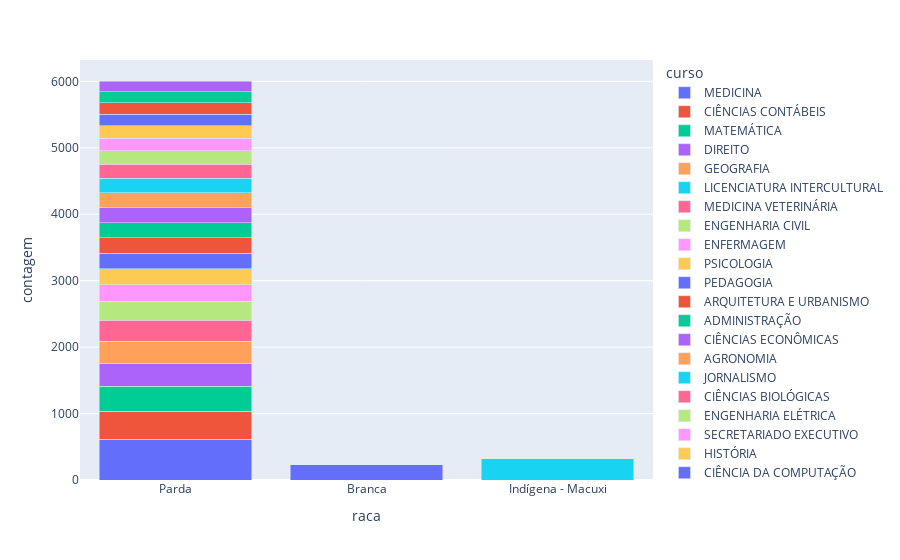

Notebook cell for this chart:
### Code cell
import plotly.express as px 
top = agrupar_raca.sort_values(by='contagem', ascending=False).head(25)
grafico = px.bar(top, x='raca',y='contagem',color='curso',barmode='stack')
grafico.show()

### Figure 1 — Plotly figure (JSON) as saved in the notebook; plotly's stock layout.template omitted (floating-point values rounded to 4 significant figures)
{"data": [{"alignmentgroup": "True", "hovertemplate": "curso=MEDICINA<br>raca=%{x}<br>contagem=%{y}<extra></extra>", "legendgroup": "MEDICINA", "marker": {"color": "#636efa", "pattern": {"shape": ""}}, "name": "MEDICINA", "offsetgroup": "MEDICINA", "orientation": "v", "showlegend": true, "textposition": "auto", "type": "bar", "x": ["Parda", "Branca"], "xaxis": "x", "y": [612, 232], "yaxis": "y"}, {"alignmentgroup": "True", "hovertemplate": "curso=CIÊNCIAS CONTÁBEIS<br>raca=%{x}<br>contagem=%{y}<extra></extra>", "legendgroup": "CIÊNCIAS CONTÁBEIS", "marker": {"color": "#EF553B", "pattern": {"shape": ""}}, "name": "CIÊNCIAS CONTÁBEIS", "offsetgroup": "CIÊNCIAS CONTÁBEIS", "orientation": "v", "showlegend": true, "textposition": "auto", "type": "bar", "x": ["Parda"], "xaxis": "x", "y": [422], "yaxis": "y"}, {"alignmentgroup": "True", "hovertemplate": "curso=MATEMÁTICA<br>raca=%{x}<br>contagem=%{y}<extra></extra>", "legendgroup": "MATEMÁTICA", "marker": {"color": "#00cc96", "pattern": {"shape": ""}}, "name": "MATEMÁTICA", "offsetgroup": "MATEMÁTICA", "orientation": "v", "showlegend": true, "textposition": "auto", "type": "bar", "x": ["Parda"], "xaxis": "x", "y": [378], "yaxis": "y"}, {"alignmentgroup": "True", "hovertemplate": "curso=DIREITO<br>raca=%{x}<br>contagem=%{y}<extra></extra>", "legendgroup": "DIREITO", "marker": {"color": "#ab63fa", "pattern": {"shape": ""}}, "name": "DIREITO", "offsetgroup": "DIREITO", "orientation": "v", "showlegend": true, "textposition": "auto", "type": "bar", "x": ["Parda"], "xaxis": "x", "y": [343], "yaxis": "y"}, {"alignmentgroup": "True", "hovertemplate": "curso=GEOGRAFIA<br>raca=%{x}<br>contagem=%{y}<extra></extra>", "legendgroup": "GEOGRAFIA", "marker": {"color": "#FFA15A", "pattern": {"shape": ""}}, "name": "GEOGRAFIA", "offsetgroup": "GEOGRAFIA", "orientation": "v", "showlegend": true, "textposition": "auto", "type": "bar", "x": ["Parda"], "xaxis": "x", "y": [337], "yaxis": "y"}, {"alignmentgroup": "True", "hovertemplate": "curso=LICENCIATURA INTERCULTURAL<br>raca=%{x}<br>contagem=%{y}<extra></extra>", "legendgroup": "LICENCIATURA INTERCULTURAL", "marker": {"color": "#19d3f3", "pattern": {"shape": ""}}, "name": "LICENCIATURA INTERCULTURAL", "offsetgroup": "LICENCIATURA INTERCULTURAL", "orientation": "v", "showlegend": true, "textposition": "auto", "type": "bar", "x": ["Indígena - Macuxi"], "xaxis": "x", "y": [320], "yaxis": "y"}, {"alignmentgroup": "True", "hovertemplate": "curso=MEDICINA VETERINÁRIA<br>raca=%{x}<br>contagem=%{y}<extra></extra>", "legendgroup": "MEDICINA VETERINÁRIA", "marker": {"color": "#FF6692", "pattern": {"shape": ""}}, "name": "MEDICINA VETERINÁRIA", "offsetgroup": "MEDICINA VETERINÁRIA", "orientation": "v", "showlegend": true, "textposition": "auto", "type": "bar", "x": ["Parda"], "xaxis": "x", "y": [314], "yaxis": "y"}, {"alignmentgroup": "True", "hovertemplate": "curso=ENGENHARIA CIVIL<br>raca=%{x}<br>contagem=%{y}<extra></extra>", "legendgroup": "ENGENHARIA CIVIL", "marker": {"color": "#B6E880", "pattern": {"shape": ""}}, "name": "ENGENHARIA CIVIL", "offsetgroup": "ENGENHARIA CIVIL", "orientation": "v", "showlegend": true, "textposition": "auto", "type": "bar", "x": ["Parda"], "xaxis": "x", "y": [286], "yaxis": "y"}, {"alignmentgroup": "True", "hovertemplate": "curso=ENFERMAGEM<br>raca=%{x}<br>contagem=%{y}<extra></extra>", "legendgroup": "ENFERMAGEM", "marker": {"color": "#FF97FF", "pattern": {"shape": ""}}, "name": "ENFERMAGEM", "offsetgroup": "ENFERMAGEM", "orientation": "v", "showlegend": true, "textposition": "auto", "type": "bar", "x": ["Parda"], "xaxis": "x", "y": [248], "yaxis": "y"}, {"alignmentgroup": "True", "hovertemplate": "curso=PSICOLOGIA<br>raca=%{x}<br>contagem=%{y}<extra></extra>", "legendgroup": "PSICOLOGIA", "marker": {"color": "#FECB52", "pattern": {"shape": ""}}, "name": "PSICOLOGIA", "offsetgroup": "PSICOLOGIA", "orientation": "v", "showlegend": true, "textposition": "auto", "type": "bar", "x": ["Parda"], "xaxis": "x", "y": [239], "yaxis": "y"}, {"alignmentgroup": "True", "hovertemplate": "curso=PEDAGOGIA<br>raca=%{x}<br>contagem=%{y}<extra></extra>", "legendgroup": "PEDAGOGIA", "marker": {"color": "#636efa", "pattern": {"shape": ""}}, "name": "PEDAGOGIA", "offsetgroup": "PEDAGOGIA", "orientation": "v", "showlegend": true, "textposition": "auto", "type": "bar", "x": ["Parda"], "xaxis": "x", "y": [233], "yaxis": "y"}, {"alignmentgroup": "True", "hovertemplate": "curso=ARQUITETURA E URBANISMO<br>raca=%{x}<br>contagem=%{y}<extra></extra>", "legendgroup": "ARQUITETURA E URBANISMO", "marker": {"color": "#EF553B", "pattern": {"shape": ""}}, "name": "ARQUITETURA E URBANISMO", "offsetgroup": "ARQUITETURA E URBANISMO", "orientation": "v", "showlegend": true, "textposition": "auto", "type": "bar", "x": ["Parda"], "xaxis": "x", "y": [232], "yaxis": "y"}, {"alignmentgroup": "True", "hovertemplate": "curso=ADMINISTRAÇÃO<br>raca=%{x}<br>contagem=%{y}<extra></extra>", "legendgroup": "ADMINISTRAÇÃO", "marker": {"color": "#00cc96", "pattern": {"shape": ""}}, "name": "ADMINISTRAÇÃO", "offsetgroup": "ADMINISTRAÇÃO", "orientation": "v", "showlegend": true, "textposition": "auto", "type": "bar", "x": ["Parda"], "xaxis": "x", "y": [231], "yaxis": "y"}, {"alignmentgroup": "True", "hovertemplate": "curso=CIÊNCIAS ECONÔMICAS<br>raca=%{x}<br>contagem=%{y}<extra></extra>", "legendgroup": "CIÊNCIAS ECONÔMICAS", "marker": {"color": "#ab63fa", "pattern": {"shape": ""}}, "name": "CIÊNCIAS ECONÔMICAS", "offsetgroup": "CIÊNCIAS ECONÔMICAS", "orientation": "v", "showlegend": true, "textposition": "auto", "type": "bar", "x": ["Parda"], "xaxis": "x", "y": [225], "yaxis": "y"}, {"alignmentgroup": "True", "hovertemplate": "curso=AGRONOMIA<br>raca=%{x}<br>contagem=%{y}<extra></extra>", "legendgroup": "AGRONOMIA", "marker": {"color": "#FFA15A", "pattern": {"shape": ""}}, "name": "AGRONOMIA", "offsetgroup": "AGRONOMIA", "orientation": "v", "showlegend": true, "textposition": "auto", "type": "bar", "x": ["Parda"], "xaxis": "x", "y": [224], "yaxis": "y"}, {"alignmentgroup": "True", "hovertemplate": "curso=JORNALISMO<br>raca=%{x}<br>contagem=%{y}<extra></extra>", "legendgroup": "JORNALISMO", "marker": {"color": "#19d3f3", "pattern": {"shape": ""}}, "name": "JORNALISMO", "offsetgroup": "JORNALISMO", "orientation": "v", "showlegend": true, "textposition": "auto", "type": "bar", "x": ["Parda"], "xaxis": "x", "y": [218], "yaxis": "y"}, {"alignmentgroup": "True", "hovertemplate": "curso=CIÊNCIAS BIOLÓGICAS<br>raca=%{x}<br>contagem=%{y}<extra></extra>", "legendgroup": "CIÊNCIAS BIOLÓGICAS", "marker": {"color": "#FF6692", "pattern": {"shape": ""}}, "name": "CIÊNCIAS BIOLÓGICAS", "offsetgroup": "CIÊNCIAS BIOLÓGICAS", "orientation": "v", "showlegend": true, "textposition": "auto", "type": "bar", "x": ["Parda"], "xaxis": "x", "y": [211], "yaxis": "y"}, {"alignmentgroup": "True", "hovertemplate": "curso=ENGENHARIA ELÉTRICA<br>raca=%{x}<br>contagem=%{y}<extra></extra>", "legendgroup": "ENGENHARIA ELÉTRICA", "marker": {"color": "#B6E880", "pattern": {"shape": ""}}, "name": "ENGENHARIA ELÉTRICA", "offsetgroup": "ENGENHARIA ELÉTRICA", "orientation": "v", "showlegend": true, "textposition": "auto", "type": "bar", "x": ["Parda"], "xaxis": "x", "y": [206], "yaxis": "y"}, {"alignmentgroup": "True", "hovertemplate": "curso=SECRETARIADO EXECUTIVO<br>raca=%{x}<br>contagem=%{y}<extra></extra>", "legendgroup": "SECRETARIADO EXECUTIVO", "marker": {"color": "#FF97FF", "pattern": {"shape": ""}}, "name": "SECRETARIADO EXECUTIVO", "offsetgroup": "SECRETARIADO EXECUTIVO", "orientation": "v", "showlegend": true, "textposition": "auto", "type": "bar", "x": ["Parda"], "xaxis": "x", "y": [187], "yaxis": "y"}, {"alignmentgroup": "True", "hovertemplate": "curso=HISTÓRIA<br>raca=%{x}<br>contagem=%{y}<extra></extra>", "legendgroup": "HISTÓRIA", "marker": {"color": "#FECB52", "pattern": {"shape": ""}}, "name": "HISTÓRIA", "offsetgroup": "HISTÓRIA", "orientation": "v", "showlegend": true, "textposition": "auto", "type": "bar", "x": ["Parda"], "xaxis": "x", "y": [183], "yaxis": "y"}, {"alignmentgroup": "True", "hovertemplate": "curso=CIÊNCIA DA COMPUTAÇÃO<br>raca=%{x}<br>contagem=%{y}<extra></extra>", "legendgroup": "CIÊNCIA DA COMPUTAÇÃO", "marker": {"color": "#636efa", "pattern": {"shape": ""}}, "name": "CIÊNCIA DA COMPUTAÇÃO", "offsetgroup": "CIÊNCIA DA COMPUTAÇÃO", "orientation": "v", "showlegend": true, "textposition": "auto", "type": "bar", "x": ["Parda"], "xaxis": "x", "y": [180], "yaxis": "y"}, {"alignmentgroup": "True", "hovertemplate": "curso=ZOOTECNIA<br>raca=%{x}<br>contagem=%{y}<extra></extra>", "legendgroup": "ZOOTECNIA", "marker": {"color": "#EF553B", "pattern": {"shape": ""}}, "name": "ZOOTECNIA", "offsetgroup": "ZOOTECNIA", "orientation": "v", "showlegend": true, "textposition": "auto", "type": "bar", "x": ["Parda"], "xaxis": "x", "y": [173], "yaxis": "y"}, {"alignmentgroup": "True", "hovertemplate": "curso=RELAÇÕES INTERNACIONAIS<br>raca=%{x}<br>contagem=%{y}<extra></extra>", "legendgroup": "RELAÇÕES INTERNACIONAIS", "marker": {"color": "#00cc96", "pattern": {"shape": ""}}, "name": "RELAÇÕES INTERNACIONAIS", "offsetgroup": "RELAÇÕES INTERNACIONAIS", "orientation": "v", "showlegend": true, "textposition": "auto", "type": "bar", "x": ["Parda"], "xaxis": "x", "y": [166], "yaxis": "y"}, {"alignmentgroup": "True", "hovertemplate": "curso=INFORMÁTICA<br>raca=%{x}<br>contagem=%{y}<extra></extra>", "legendgroup": "INFORMÁTICA", "marker": {"color": "#ab63fa", "pattern": {"shape": ""}}, "name": "INFORMÁTICA", "offsetgroup": "INFORMÁTICA", "orientation": "v", "showlegend": true, "textposition": "auto", "type": "bar", "x": ["Parda"], "xaxis": "x", "y": [158], "yaxis": "y"}], "layout": {"barmode": "stack", "legend": {"title": {"text": "curso"}, "tracegroupgap": 0}, "margin": {"t": 60}, "xaxis": {"anchor": "y", "domain": [0, 1], "title": {"text": "raca"}}, "yaxis": {"anchor": "x", "domain": [0, 1], "title": {"text": "contagem"}}}}
